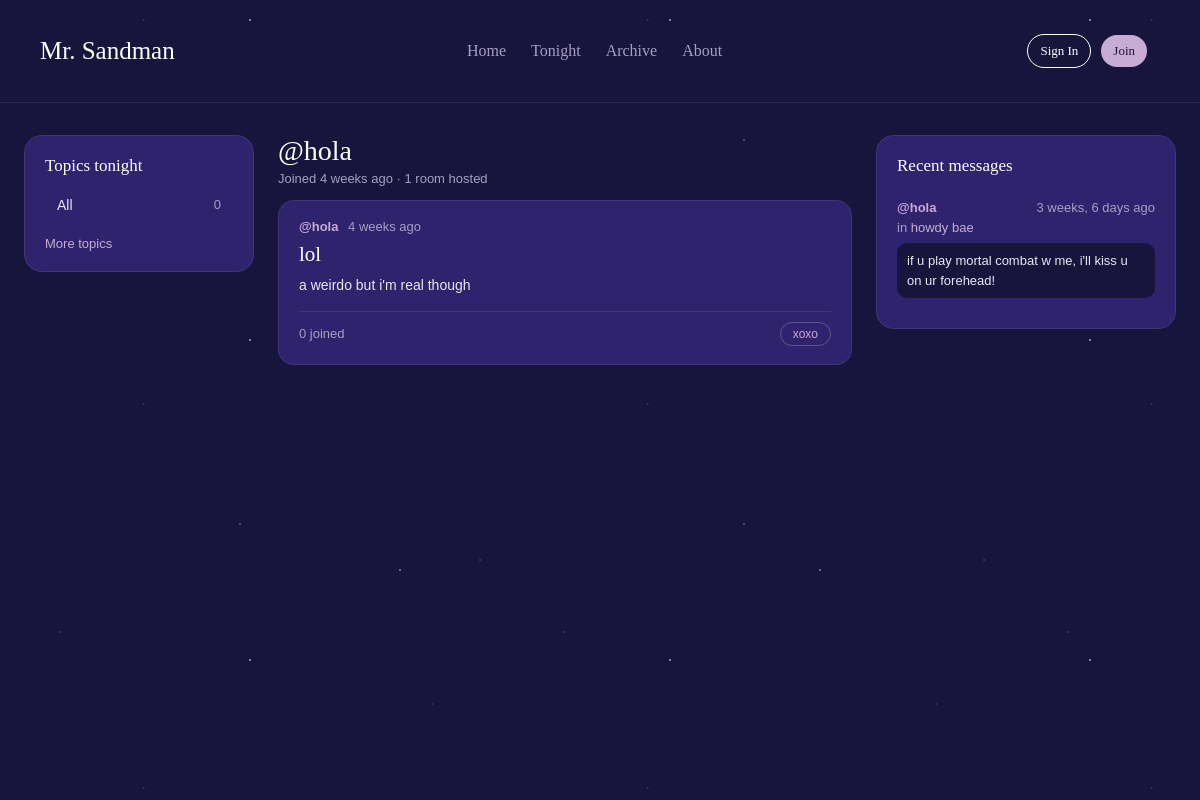
Page /chat/profile/5/ on the committed database.
### chat/models.py (models this page shows, shortened)
class Room(models.Model):
    host = models.ForeignKey(settings.AUTH_USER_MODEL, on_delete=models.SET_NULL,
                             null=True, related_name='hosted_rooms')
    topic = models.ForeignKey(Topic, on_delete=models.SET_NULL, null=True, blank=True,
                              related_name='rooms')
    name = models.CharField(max_length=200)
    description = models.TextField(blank=True)
    participants = models.ManyToManyField(settings.AUTH_USER_MODEL, related_name='chat_rooms',
                                          blank=True)
    updated = models.DateTimeField(auto_now=True)
    created = models.DateTimeField(auto_now_add=True)
    class Meta:
        ordering = ['-updated', '-created']

class Topic(models.Model):
    name = models.CharField(max_length=200, unique=True)
    class Meta:
        ordering = ['name']

class Message(models.Model):
    user = models.ForeignKey(settings.AUTH_USER_MODEL, on_delete=models.CASCADE,
                             related_name='chat_messages')
    room = models.ForeignKey(Room, on_delete=models.CASCADE, related_name='messages')
    body = models.TextField(max_length=500)
    updated = models.DateTimeField(auto_now=True)
    created = models.DateTimeField(auto_now_add=True)
    class Meta:
        ordering = ['created']

### chat/views.py (the view)
# urls.py: path('chat/profile/<int:pk>/', views.profile, name='profile'),
def profile(request, pk):
    profile_user = get_object_or_404(User, pk=pk)
    start = tonight_start()
    rooms = _rooms_with_counts(Room.objects.filter(host=profile_user))
    recent_messages = (Message.objects.filter(user=profile_user)
                       .select_related('user', 'room').order_by('-created')[:6])
    return render(request, 'chat/profile.html', {
        'profile_user': profile_user,
        'rooms': rooms,
        'recent_messages': recent_messages,
        'topics': _topics(start)[:6],
        'all_count': Room.objects.filter(created__gte=start).count(),
        'panel_url': 'chat:home',
        'panel_title': 'Topics tonight',
        'no_active': True,
    })

### chat/nights.py (called while the page is built)
def _hour():
    return getattr(settings, 'CHAT_NIGHT_START_HOUR', 18)

def tonight_start(now=None):
    now = timezone.localtime(now or timezone.now())
    start = now.replace(hour=_hour(), minute=0, second=0, microsecond=0)
    if now < start:
        start -= timedelta(days=1)
    return start

### chat/views.py (called while the page is built)
def _rooms_with_counts(queryset):
    return (queryset.select_related('host', 'topic')
            .annotate(participant_count=Count('participants', distinct=True)))

def _topics(start, past=False):
    condition = Q(rooms__created__lt=start) if past else Q(rooms__created__gte=start)
    return (Topic.objects.annotate(room_count=Count('rooms', filter=condition))
            .filter(room_count__gt=0).order_by('-room_count', 'name'))

### chat/templates/chat/profile.html (shortened to what this page needs)
{% extends 'chat/base.html' %}
{% block content %}
<main class="hub">
    {% include 'chat/_topics_panel.html' %}
    <section class="hub-center">
        <div class="hub-bar">
            <div>
                <h2>@{{ profile_user.username }}</h2>
                <div class="hub-sub">Joined {{ profile_user.date_joined|timesince }} ago · {{ rooms|length }} room{{ rooms|length|pluralize }} hosted</div>
            </div>
        </div>
        {% for room in rooms %}
            {% include 'chat/_room_card.html' %}
        {% empty %}
            <div class="chat-empty">@{{ profile_user.username }} hasn't hosted a room yet.</div>
        {% endfor %}
    </section>
    <aside class="hub-panel">
        <h3>Recent messages</h3>
        {% for m in recent_messages %}
            {% include 'chat/_activity_item.html' %}
        {% empty %}
            <div class="hub-dim">No messages yet.</div>
        {% endfor %}
    </aside>
</main>
{% endblock %}

### chat/templates/chat/_room_card.html (shortened to what this page needs)
<article class="hub-room">
    <div class="hub-room-top">
        <span>
            {% if room.host %}<a class="hub-user" href="{% url 'chat:profile' room.host.pk %}">@{{ room.host.username }}</a>{% endif %}
            <span class="hub-dim">{{ room.created|timesince }} ago</span>
        </span>
    </div>
    <a class="hub-room-name" href="{% url 'chat:room' room.pk %}">{{ room.name }}</a>
    {% if room.description %}<div class="hub-room-desc">{{ room.description|truncatechars:140 }}</div>{% endif %}
    <div class="hub-room-foot">
        <span class="hub-dim">{{ room.participant_count }} joined</span>
        {% if room.topic %}<a class="hub-pill" href="{% url 'chat:topics' %}?q={{ room.topic.name|urlencode }}">{{ room.topic.name }}</a>{% endif %}
    </div>
</article>

### chat/templates/chat/_activity_item.html
<div class="hub-act">
    <div class="hub-act-meta">
        <a class="hub-user" href="{% url 'chat:profile' m.user.pk %}">@{{ m.user.username }}</a>
        <span class="hub-dim">{{ m.created|timesince }} ago</span>
    </div>
    <div class="hub-act-room">in <a href="{% url 'chat:room' m.room.pk %}">{{ m.room.name }}</a></div>
    <div class="hub-act-body">{{ m.body|truncatechars:90 }}</div>
</div>

### static/css/style.css (style rules this page uses)
* { margin: 0; padding: 0; box-sizing: border-box; }
body { background-color: #17153B; min-height: 100vh; text-transform: capitalize; }
h2 { font-size: clamp(28px, 5vw, 45px); }

### static/css/chat.css (style rules this page uses)
:root { --c-night: #17153B; --c-indigo: #2E236C; --c-sand: #C8ACD6; --c-dim: #A79FC4; --c-moon: #EAE6F4; --c-line: rgba(200, 172, 214, 0.12); }
.hub, .hub *, .auth-wrap, .auth-wrap * { text-transform: none; }
:where(.hub, .auth-wrap) a { color: var(--c-sand); text-decoration: none; }
:where(.hub, .auth-wrap) a:hover { color: white; }
.hub { display: grid; grid-template-columns: 230px minmax(0, 1fr) 300px; gap: 24px; align-items: start; max-width: 1240px; margin: 0 auto; padding: 32px 24px 56px; font-family: Arial, Helvetica, sans-serif; color: var(--c-dim); }
.hub-center { min-width: 0; display: flex; flex-direction: column; gap: 14px; }
.hub-panel { background: var(--c-indigo); border: 1px solid var(--c-line); border-radius: 18px; padding: 20px; display: flex; flex-direction: column; gap: 10px; font-size: 14px; }
.hub-panel h3 { font-family: 'second', Georgia, serif; font-size: 17px; font-weight: 500; color: white; margin: 6px 0 2px; }
.hub-panel h3:first-child { margin-top: 0; }
.hub-bar { display: flex; justify-content: space-between; align-items: center; gap: 16px; }
.hub-bar h2 { font-family: 'second', Georgia, serif; font-size: 28px; font-weight: 500; color: white; }
.hub-sub { font-size: 13px; margin-top: 4px; }
.hub-dim { color: var(--c-dim); font-size: 13px; }
.hub-room { background: var(--c-indigo); border: 1px solid var(--c-line); border-radius: 16px; padding: 18px 20px; display: flex; flex-direction: column; gap: 8px; transition: border-color .2s; }
.hub-room-top { display: flex; justify-content: space-between; align-items: center; gap: 12px; font-size: 13px; }
.hub-user { font-weight: 600; margin-right: 6px; }
.hub-room-name { font-family: 'second', Georgia, serif; font-size: 21px; color: white; overflow-wrap: anywhere; }
.hub-room-desc { font-size: 14px; line-height: 1.55; color: var(--c-moon); overflow-wrap: anywhere; }
.hub-room-foot { display: flex; justify-content: space-between; align-items: center; margin-top: 6px; padding-top: 10px; border-top: 1px solid var(--c-line); }
.hub-pill { display: inline-block; font-size: 12px; padding: 4px 12px; border-radius: 999px; border: 1px solid rgba(200, 172, 214, 0.35); }
.hub-act { padding: 10px 0; border-top: 1px solid var(--c-line); font-size: 13px; line-height: 1.5; }
.hub-act:first-of-type { border-top: 0; }
.hub-act-meta { display: flex; justify-content: space-between; gap: 8px; }
.hub-act-room { color: var(--c-dim); }
.hub-act-body { margin-top: 6px; padding: 8px 10px; border-radius: 10px; background: var(--c-night); color: var(--c-moon); overflow-wrap: anywhere; }
.chat-head, .hub-bar, .hub-room-top { flex-wrap: wrap; }

### rows in the picture
Room: host.username "hola", created "4 weeks", name "lol", description "a weirdo but i'm real though", participant_count "0", topic.name "xoxo"
Message: user.username "hola", created "3 weeks, 6 days", room.name "howdy bae", body "if u play mortal combat w me, i'll kiss u on ur forehead!"

### other values in the picture
{{ panel_title }} "Topics tonight"
{{ all_count }} "0"
{{ profile_user.username }} "hola"
{{ profile_user.date_joined|timesince }} "4 weeks"
{{ rooms|length }} "1"
